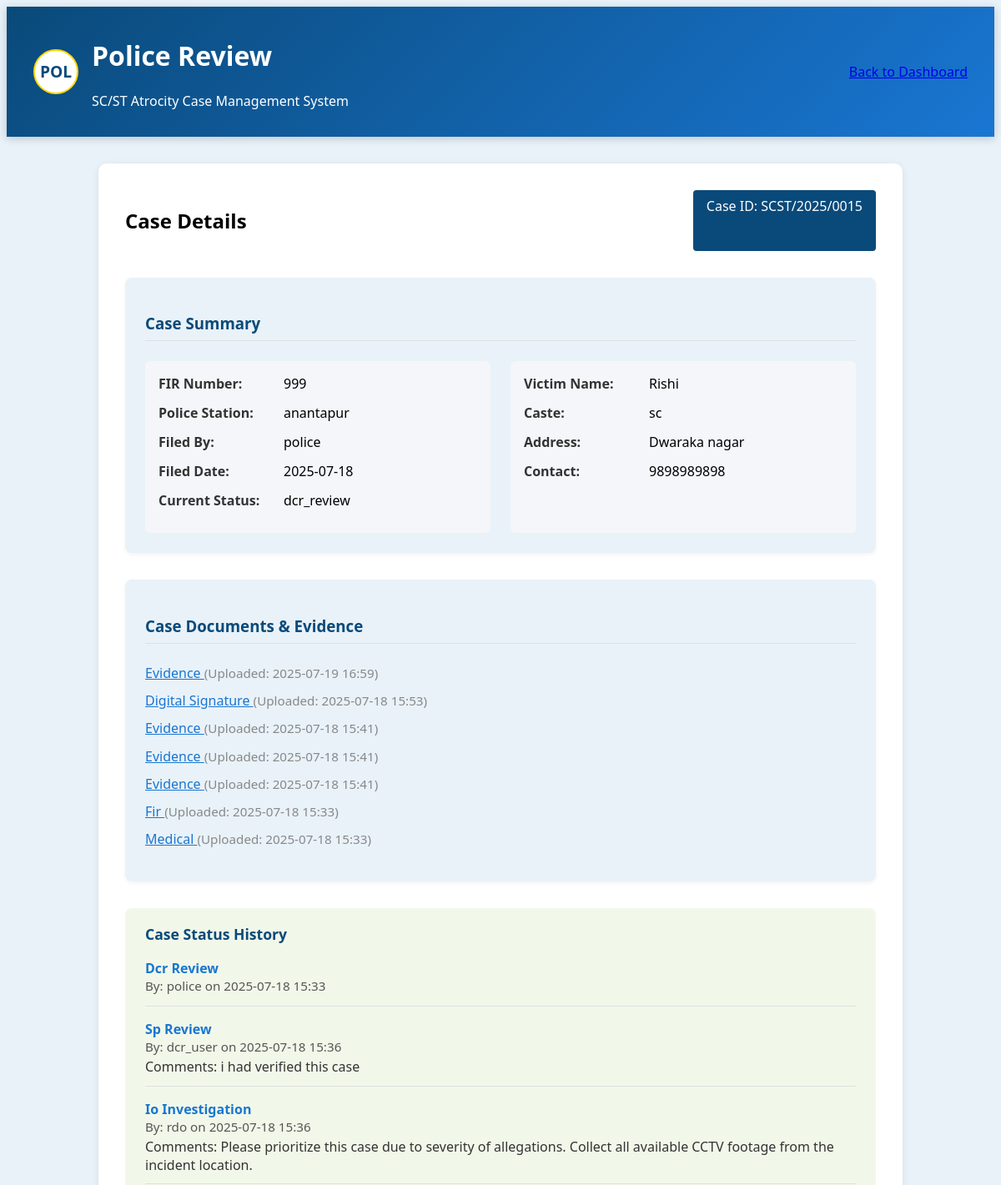
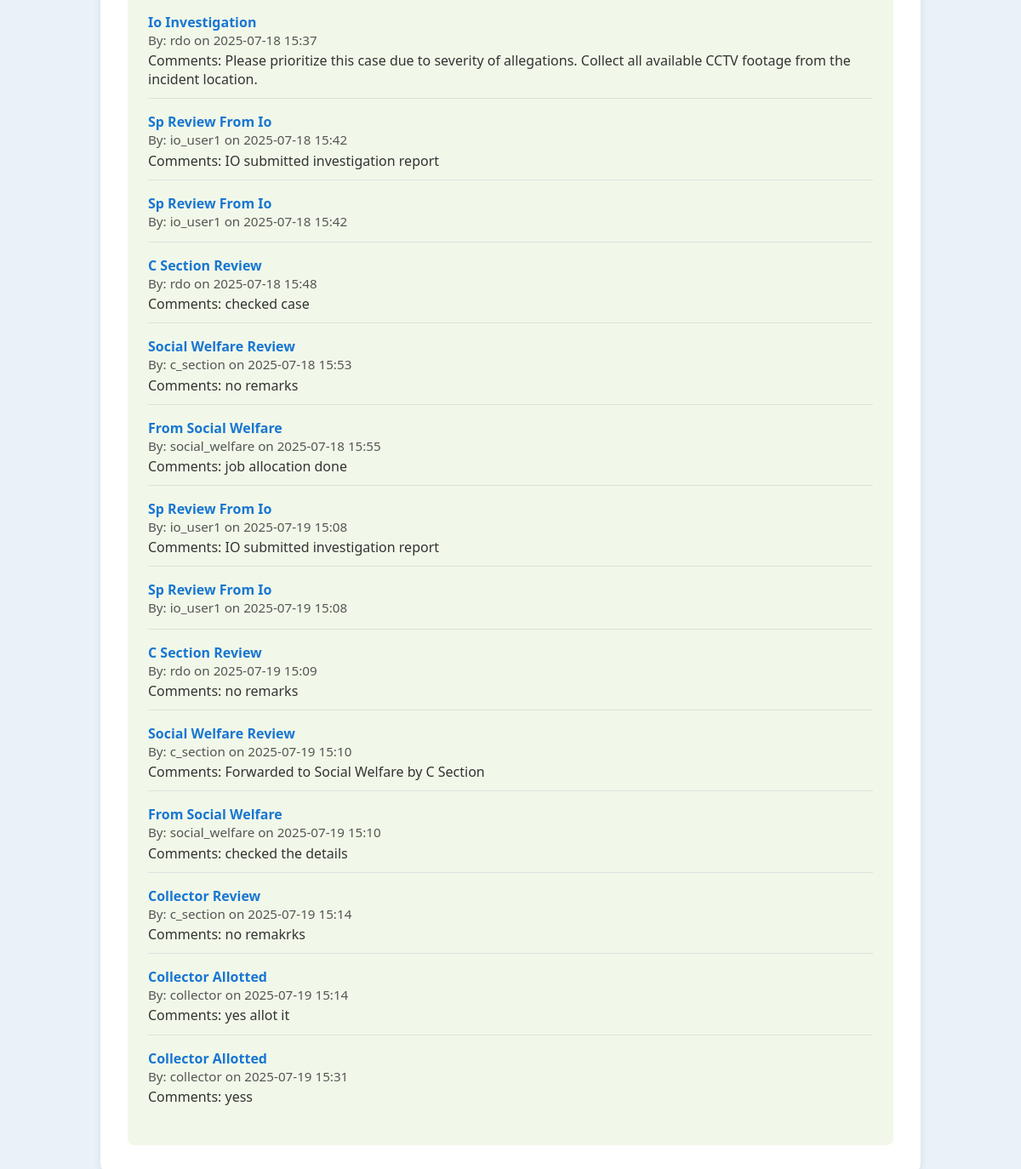
Page /review_police_case.php?case_id=15 (signed in) on the committed database (2 pictures, top to bottom).
### tables this page shows
CREATE TABLE `cases` (
  `case_id` int(11) NOT NULL,
  `victim_name` varchar(100) NOT NULL,
  `victim_address` text NOT NULL,
  `incident_date` date NOT NULL,
  `incident_description` text NOT NULL,
  `case_type` enum('SC','ST') NOT NULL,
  `status` varchar(32) DEFAULT NULL,
  `filed_by` int(11) DEFAULT NULL,
  `created_at` timestamp NOT NULL DEFAULT current_timestamp(),
  `victim_age` int(11) DEFAULT NULL,
  `victim_gender` varchar(20) DEFAULT NULL,
  `victim_caste` varchar(20) DEFAULT NULL,
  `victim_contact` varchar(20) DEFAULT NULL,
  `victim_aadhaar` varchar(20) DEFAULT NULL,
  `fir_number` varchar(50) DEFAULT NULL,
  `fir_date` date DEFAULT NULL,
  `police_station` varchar(100) DEFAULT NULL,
  `victim_statement` text DEFAULT NULL,
  `medical_report` text DEFAULT NULL,
  `case_sections` text DEFAULT NULL,
  `investigating_officer` varchar(100) DEFAULT NULL,
  `forward_to_sp` tinyint(1) DEFAULT 1,
  `priority` enum('low','medium','high') NOT NULL DEFAULT 'medium',
  `assigned_officer` varchar(100) DEFAULT NULL,
  `io_username` varchar(50) DEFAULT NULL,
  `io_report` text DEFAULT NULL,
  `io_witness_statements` text DEFAULT NULL,
  `io_recommendations` text DEFAULT NULL,
  `updated_at` timestamp NULL DEFAULT current_timestamp() ON UPDATE current_timestamp()
);

CREATE TABLE `users` (
  `id` int(11) NOT NULL,
  `username` varchar(50) NOT NULL,
  `password` varchar(255) NOT NULL,
  `role` enum('police','rdo','c_section','collector','social_welfare','dcr','io') NOT NULL,
  `created_at` timestamp NOT NULL DEFAULT current_timestamp()
);

CREATE TABLE `case_status` (
  `status_id` int(11) NOT NULL,
  `case_id` int(11) NOT NULL,
  `status` varchar(32) DEFAULT NULL,
  `comments` text DEFAULT NULL,
  `updated_by` int(11) DEFAULT NULL,
  `created_at` timestamp NOT NULL DEFAULT current_timestamp()
);

CREATE TABLE `case_documents` (
  `document_id` int(11) NOT NULL,
  `case_id` int(11) NOT NULL,
  `document_type` varchar(50) NOT NULL,
  `file_path` varchar(255) NOT NULL,
  `uploaded_by` int(11) DEFAULT NULL,
  `created_at` timestamp NOT NULL DEFAULT current_timestamp()
);

### review_police_case.php (the view, shortened to what this page needs)
<?php
require_once 'includes/db.php';
$case_id = isset($_GET['case_id']) ? intval($_GET['case_id']) : 0;
$stmt = $pdo->prepare("SELECT c.*, u.username as filed_by_name FROM cases c JOIN users u ON c.filed_by = u.id WHERE c.case_id = ?");
$stmt->execute([$case_id]);
$case = $stmt->fetch(PDO::FETCH_ASSOC);
$stmt = $pdo->prepare("SELECT * FROM case_documents WHERE case_id = ? ORDER BY created_at DESC");
$stmt->execute([$case_id]);
$documents = $stmt->fetchAll(PDO::FETCH_ASSOC);
$stmt = $pdo->prepare("SELECT cs.*, u.username as updated_by_name FROM case_status cs JOIN users u ON cs.updated_by = u.id WHERE cs.case_id = ? ORDER BY cs.created_at ASC");
$stmt->execute([$case_id]);
$status_history = $stmt->fetchAll(PDO::FETCH_ASSOC);
?>
<!DOCTYPE html>
<html lang="en">
<head>
</head>
<body>
    <header class="header">
        <div class="header-title">
            <div class="badge">POL</div>
            <div>
                <h1>Police Review</h1>
                <p>SC/ST Atrocity Case Management System</p>
            </div>
        </div>
        <div class="header-actions">
            <a href="police.php" class="btn btn-secondary">Back to Dashboard</a>
        </div>
    </header>
    <div class="main-content">
        <div class="case-header">
            <h2>Case Details</h2>
            <div class="case-id">Case ID: SCST/<?php echo date('Y', strtotime($case['created_at'])); ?>/<?php echo str_pad($case['case_id'], 4, '0', STR_PAD_LEFT); ?></div>
        </div>
        <div class="case-section">
            <h3 class="section-title">Case Summary</h3>
            <div class="detail-grid">
                <div class="detail-card">
                    <?php if (!empty($case['fir_number'])): ?>
                    <div class="detail-row">
                        <div class="detail-label">FIR Number:</div>
                        <div class="detail-value"><?php echo htmlspecialchars($case['fir_number']); ?></div>
                    </div>
                    <?php endif; ?>
                    <?php if (!empty($case['police_station'])): ?>
                    <div class="detail-row">
                        <div class="detail-label">Police Station:</div>
                        <div class="detail-value"><?php echo htmlspecialchars($case['police_station']); ?></div>
                    </div>
                    <?php endif; ?>
                    <div class="detail-row">
                        <div class="detail-label">Filed By:</div>
                        <div class="detail-value"><?php echo htmlspecialchars($case['filed_by_name']); ?></div>
                    </div>
                    <div class="detail-row">
                        <div class="detail-label">Filed Date:</div>
                        <div class="detail-value"><?php echo date('Y-m-d', strtotime($case['created_at'])); ?></div>
                    </div>
                    <div class="detail-row">
                        <div class="detail-label">Current Status:</div>
                        <div class="detail-value"><?php echo htmlspecialchars($status_history[0]['status'] ?? '-'); ?></div>
                    </div>
                </div>
                <div class="detail-card">
                    <?php if (!empty($case['victim_name'])): ?>
                    <div class="detail-row">
                        <div class="detail-label">Victim Name:</div>
                        <div class="detail-value"><?php echo htmlspecialchars($case['victim_name']); ?></div>
                    </div>
                    <?php endif; ?>
                    <?php if (!empty($case['victim_caste'])): ?>
                    <div class="detail-row">
                        <div class="detail-label">Caste:</div>
                        <div class="detail-value"><?php echo htmlspecialchars($case['victim_caste']); ?></div>
                    </div>
                    <?php endif; ?>
                    <?php if (!empty($case['victim_address'])): ?>
                    <div class="detail-row">
                        <div class="detail-label">Address:</div>
                        <div class="detail-value"><?php echo htmlspecialchars($case['victim_address']); ?></div>
                    </div>
                    <?php endif; ?>
                    <?php if (!empty($case['victim_contact'])): ?>
                    <div class="detail-row">
                        <div class="detail-label">Contact:</div>
                        <div class="detail-value"><?php echo htmlspecialchars($case['victim_contact']); ?></div>
                    </div>
                    <?php endif; ?>
                </div>
            </div>
        </div>
        <div class="case-section">
            <h3 class="section-title">Case Documents & Evidence</h3>
            <?php if (!empty($documents)): ?>
            <ul class="evidence-list">
                <?php foreach ($documents as $doc): ?>
                <li>
                    <a href="uploads/<?php echo htmlspecialchars($doc['file_path']); ?>" target="_blank" class="evidence-link">
                        <?php echo htmlspecialchars(ucwords(str_replace('_', ' ', $doc['document_type']))); ?>
                    </a>
                    <span style="color:#888;font-size:0.95em;">(Uploaded: <?php echo htmlspecialchars(date('Y-m-d H:i', strtotime($doc['created_at']))); ?>)</span>
                </li>
                <?php endforeach; ?>
            </ul>
            <?php else: ?>
            <div style="color:#888;">No documents uploaded for this case.</div>
            <?php endif; ?>
        </div>
        <div class="status-history-block">
            <div class="status-history-title">Case Status History</div>
            <?php foreach ($status_history as $status): ?>
            <div class="status-history-item">
                <div class="status-label"><?php echo htmlspecialchars(ucwords(str_replace('_', ' ', $status['status']))); ?></div>
                <div class="status-meta">By: <?php echo htmlspecialchars($status['updated_by_name']); ?> on <?php echo htmlspecialchars(date('Y-m-d H:i', strtotime($status['created_at']))); ?></div>
                <?php if (!empty($status['comments'])): ?>
                <div class="status-comments">Comments: <?php echo nl2br(htmlspecialchars($status['comments'])); ?></div>
                <?php endif; ?>
            </div>
            <?php endforeach; ?>
        </div>
    </div>
</body>
</html>

### review_police_case.php (style rules this page uses)
:root { --police-blue: #0a4a7a; --police-light: #e9f2f9; --police-dark: #333333; --police-gray: #e0e0e0; }
body { background-color: var(--police-light); font-family: 'Segoe UI', Tahoma, Geneva, Verdana, sans-serif; }
.header { background: linear-gradient(135deg, var(--police-blue), #1976d2); color: white; padding: 1rem 2rem; display: flex; justify-content: space-between; align-items: center; box-shadow: 0 2px 10px rgba(0,0,0,0.2); }
.header-title { display: flex; align-items: center; gap: 1rem; }
.badge { width: 50px; height: 50px; background-color: white; border-radius: 50%; display: flex; align-items: center; justify-content: center; color: var(--police-blue); font-weight: bold; font-size: 1.2rem; border: 2px solid gold; }
.main-content { max-width: 900px; margin: 2rem auto; background: white; border-radius: 10px; box-shadow: 0 2px 10px rgba(0,0,0,0.08); padding: 2rem; }
.case-header { display: flex; justify-content: space-between; margin-bottom: 2rem; }
.case-id { background-color: var(--police-blue); color: white; padding: 0.5rem 1rem; border-radius: 4px; }
.case-section { background-color: var(--police-light); border-radius: 8px; padding: 1.5rem; margin-bottom: 2rem; box-shadow: 0 2px 5px rgba(0,0,0,0.05); }
.section-title { color: var(--police-blue); margin-bottom: 1.5rem; padding-bottom: 0.5rem; border-bottom: 1px solid var(--police-gray); }
.detail-grid { display: grid; grid-template-columns: repeat(auto-fill, minmax(300px, 1fr)); gap: 1.5rem; }
.detail-card { background-color: #f5f6fa; padding: 1rem; border-radius: 6px; }
.detail-row { display: flex; margin-bottom: 0.8rem; }
.detail-label { font-weight: 600; width: 150px; color: var(--police-dark); }
.detail-value { flex: 1; }
.evidence-list { list-style: none; padding: 0; }
.evidence-list li { margin-bottom: 0.7em; }
.evidence-link { color: #1976d2; text-decoration: underline; font-weight: 500; }
.status-history-block { background: #f1f8e9; border-radius: 8px; padding: 1.2em 1.5em; margin-top: 2em; }
.status-history-title { color: #0a4a7a; font-size: 1.1em; font-weight: 700; margin-bottom: 1em; }
.status-history-item { margin-bottom: 1em; padding-bottom: 0.7em; border-bottom: 1px solid #e0e0e0; }
.status-history-item:last-child { border-bottom: none; }
.status-label { font-weight: 600; color: #1976d2; }
.status-meta { color: #555; font-size: 0.95em; margin-bottom: 0.2em; }
.status-comments { color: #333; font-size: 1em; margin-top: 0.2em; }

### rows in the picture
cases: created_at "2025", case_id "0015", fir_number "999", police_station "anantapur", filed_by.username "police", created_at "2025-07-18", victim_name "Rishi", victim_caste "sc", victim_address "Dwaraka nagar", victim_contact "9898989898"
case_status: status "dcr_review", status "Dcr Review", updated_by.username "police", created_at "2025-07-18 15:33"
case_documents: document_type "Evidence", created_at "2025-07-19 16:59"
case_documents: document_type "Digital Signature", created_at "2025-07-18 15:53"
case_documents: document_type "Evidence", created_at "2025-07-18 15:41"
case_documents: document_type "Evidence", created_at "2025-07-18 15:41"
case_documents: document_type "Evidence", created_at "2025-07-18 15:41"
case_documents: document_type "Fir", created_at "2025-07-18 15:33"
case_documents: document_type "Medical", created_at "2025-07-18 15:33"
case_status: status "Sp Review", updated_by.username "dcr_user", created_at "2025-07-18 15:36", comments "i had verified this case"
case_status: status "Io Investigation", updated_by.username "rdo", created_at "2025-07-18 15:36", comments "Please prioritize this case due to severity of allegations. Collect all available CCTV footage from the incident location."
case_status: status "Io Investigation", updated_by.username "rdo", created_at "2025-07-18 15:37", comments "Please prioritize this case due to severity of allegations. Collect all available CCTV footage from the incident location."
case_status: status "Sp Review From Io", updated_by.username "io_user1", created_at "2025-07-18 15:42", comments "IO submitted investigation report"
case_status: status "Sp Review From Io", updated_by.username "io_user1", created_at "2025-07-18 15:42"
case_status: status "C Section Review", updated_by.username "rdo", created_at "2025-07-18 15:48", comments "checked case"
case_status: status "Social Welfare Review", updated_by.username "c_section", created_at "2025-07-18 15:53", comments "no remarks"
case_status: status "From Social Welfare", updated_by.username "social_welfare", created_at "2025-07-18 15:55", comments "job allocation done"
case_status: status "Sp Review From Io", updated_by.username "io_user1", created_at "2025-07-19 15:08", comments "IO submitted investigation report"
case_status: status "Sp Review From Io", updated_by.username "io_user1", created_at "2025-07-19 15:08"
case_status: status "C Section Review", updated_by.username "rdo", created_at "2025-07-19 15:09", comments "no remarks"
case_status: status "Social Welfare Review", updated_by.username "c_section", created_at "2025-07-19 15:10", comments "Forwarded to Social Welfare by C Section"
case_status: status "From Social Welfare", updated_by.username "social_welfare", created_at "2025-07-19 15:10", comments "checked the details"
case_status: status "Collector Review", updated_by.username "c_section", created_at "2025-07-19 15:14", comments "no remakrks"
case_status: status "Collector Allotted", updated_by.username "collector", created_at "2025-07-19 15:14", comments "yes allot it"
case_status: status "Collector Allotted", updated_by.username "collector", created_at "2025-07-19 15:31", comments "yess"
